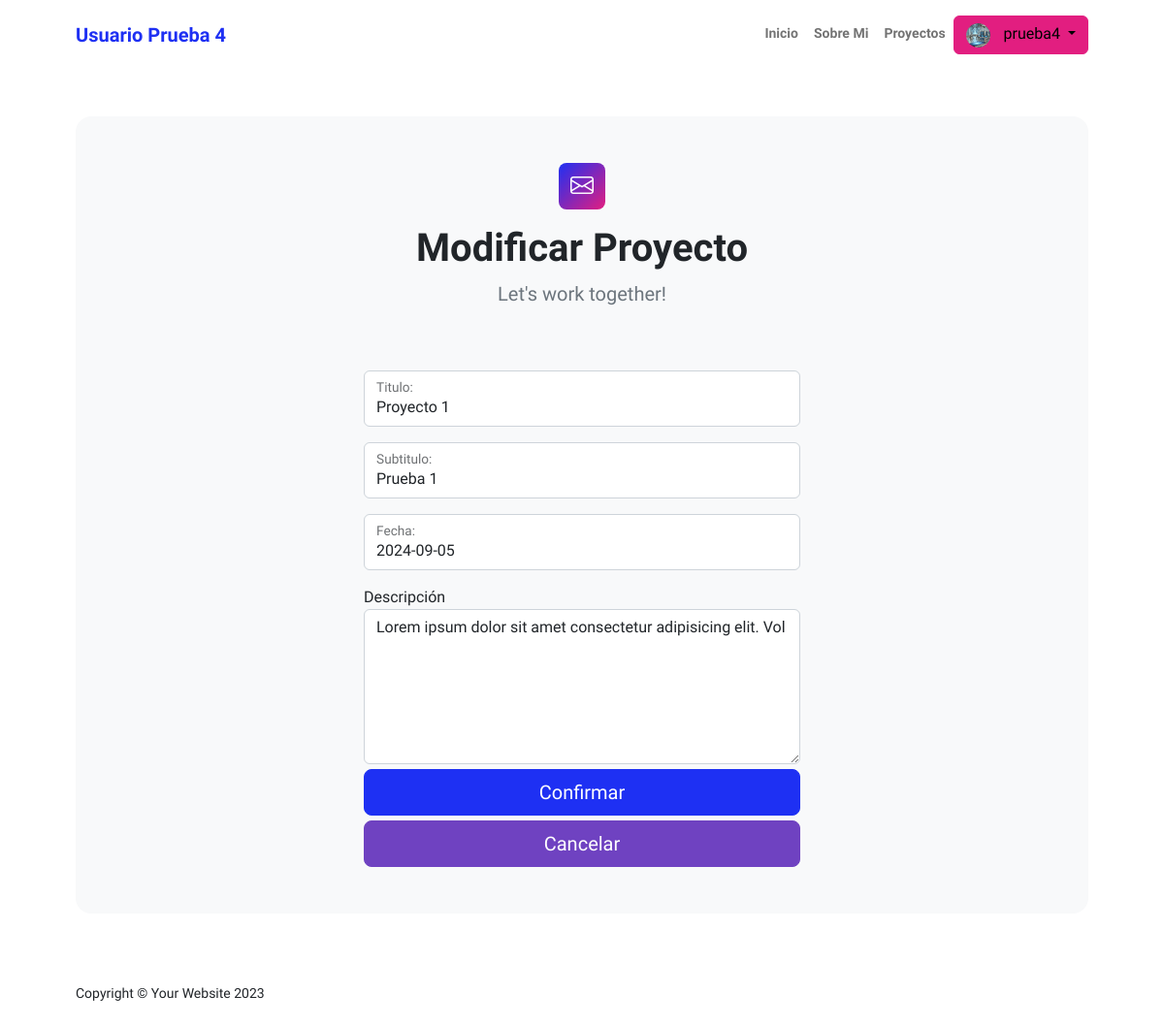
/modificar_proyecto/2/ (signed in), run on the app's committed database.
### Users/models.py (models this page shows, shortened)
class Imagen(models.Model):
    user = models.OneToOneField(User, on_delete=models.CASCADE)
    imagen = models.ImageField(upload_to='imagenes', null=True, blank = True)

### AppPrincipal/models.py (models this page shows, shortened)
class Proyecto (models.Model):
    titulo = models.CharField(max_length=40)
    subtitulo = models.CharField(max_length=40)
    descripcion = models.CharField(max_length=2000)
    fecha = models.DateField()
    imagen = models.ForeignKey('ImagenProyecto', on_delete=models.SET_NULL, null=True, blank=True, related_name='proyectos')
    autor = models.ForeignKey(Usuario, on_delete=models.CASCADE)

### AppPrincipal/views.py (the view, shortened to what this page needs)
# urls.py: path('modificar_proyecto/<int:id>/', views.ProyectoUpdateView.as_view(), name='modificarProyecto'),
class ProyectoUpdateView(LoginRequiredMixin, UpdateView):
    model = Proyecto
    fields = ['titulo', 'subtitulo', 'fecha', 'descripcion']
    template_name = 'appprincipal/modificarProyecto.html'
    context_object_name = 'proyecto'
    pk_url_kwarg = 'id'

### AppPrincipal/templatetags/form_filters1.py (called while the page is built)
@register.filter
def add_class(value, css_class):
    return value.as_widget(attrs={"class": css_class})

### AppPrincipal/templates/appprincipal/modificarProyecto.html (shortened to what this page needs)
{% extends "appprincipal/index.html" %}
{% load static %}
{% load form_filters1 %}
    {% block contenidoQueCambia %}
    <section class="py-5">
        <div class="container px-5">
            <div class="bg-light rounded-4 py-5 px-4 px-md-5">
                <div class="text-center mb-5">
                    <div class="feature bg-primary bg-gradient-primary-to-secondary text-white rounded-3 mb-3"><i class="bi bi-envelope"></i></div>
                    <h1 class="fw-bolder">Modificar Proyecto</h1>
                    <p class="lead fw-normal text-muted mb-0">Let's work together!</p>
                </div>
                <div class="row gx-5 justify-content-center">
                    <div class="col-lg-8 col-xl-6">
                        <form id="contactForm" data-sb-form-api-token="API_TOKEN" method="POST" action="{% url 'modificarProyecto' proyecto.id%}" enctype="multipart/form-data">
                            <div class="form-floating mb-3">
                                {{ form.titulo|add_class:"form-control"}}
                                {{ form.titulo.label_tag }}
                            </div>
                            <div class="form-floating mb-3">
                                {{ form.subtitulo|add_class:"form-control" }}
                                {{ form.subtitulo.label_tag }}
                            </div>
                            <div class="form-floating mb-3">
                                {{ form.fecha|add_class:"form-control" }}
                                {{ form.fecha.label_tag }}
                            </div>
                            <div class="form-group">
                                <label for="{{ form.descripcion.id_for_label }}">Descripción</label>
                                <textarea name="{{ form.descripcion.name }}" id="{{ form.descripcion.id_for_label }}"
                                        class="form-control" style="height: 10rem;">{{ form.descripcion.value }}</textarea>
                            </div>
                            <div class="d-grid"><button class="btn btn-primary btn-lg" id="submitButton" type="submit" style="margin-top: 5px;">Confirmar</button></div>
                            <div class="d-grid"><a href="{% url 'proyectos' %}" class="btn btn-primary btn-lg" id="submitButton" type="submit" style="margin-top: 5px; background-color: #6f42c1; border-color: #6f42c1;">Cancelar</a></div>
                        </form>
                    </div>
                </div>
            </div>
        </div>
    </section>
    {% endblock %}

### AppPrincipal/templates/appprincipal/index.html (shortened to what this page needs)
{% load static %}
<!DOCTYPE html>
<html lang="en">
    <head>
        <link href="https://cdn.jsdelivr.net/npm/bootstrap-icons@1.8.1/font/bootstrap-icons.css" rel="stylesheet" />
        <link href="{% static 'appprincipal/css/styles.css' %}" rel="stylesheet" />
    </head>
    <body class="d-flex flex-column h-100">
        <main class="flex-shrink-0">
            <nav class="navbar navbar-expand-lg navbar-light bg-white py-3">
                <div class="container px-5">
                    {% if request.user.is_authenticated %}
                    <a class="navbar-brand" href="{%url 'inicio'%}"><span class="fw-bolder text-primary">{{request.user.first_name}}</span></a>
                    {% else %}
                    <a class="navbar-brand" href="{%url 'inicio'%}"><span class="fw-bolder text-primary">Proyecto</span></a>
                    {% endif %}
                    <div class="collapse navbar-collapse" id="navbarSupportedContent">
                        <ul class="navbar-nav ms-auto mb-2 mb-lg-0 small fw-bolder">
                            <li class="nav-item"><a class="nav-link" href="{%url 'inicio'%}">Inicio</a></li>
                            <li class="nav-item"><a class="nav-link" href="{%url 'sobremi'%}">Sobre Mi</a></li>
                            <li class="nav-item"><a class="nav-link" href="{%url 'proyectos'%}">Proyectos</a></li>
                            {% if request.user.is_authenticated %}
                            <div class="dropdown">
                                <button class="btn btn-secondary dropdown-toggle" type="button" id="dropdownMenuButton1" data-bs-toggle="dropdown" aria-expanded="false">
                                    {% if request.user.imagen.imagen.url %}
                                    <img src="{{request.user.imagen.imagen.url}}" alt="" style="height: 25px; width: 25px; border-radius: 50%; margin-right: 10px;">
                                    {% endif %}
                                    {{ request.user.username }}
                                </button>
                            </div>
                            {% endif %}
                        </ul>
                    </div>
                </div>
            </nav>
            {% block contenidoQueCambia %}{% endblock %}
        </main>
        <footer class="bg-white py-4 mt-auto">
            <div class="container px-5">
                <div class="row align-items-center justify-content-between flex-column flex-sm-row">
                    <div class="col-auto"><div class="small m-0">Copyright &copy; Your Website 2023</div></div>
                </div>
            </div>
        </footer>
    </body>
</html>

### data on the page
Proyecto: titulo "Proyecto 1", subtitulo "Prueba 1", fecha "2024-09-05", descripcion "Lorem ipsum dolor sit amet consectetur adipisicing elit. Vol"

### other printed values
{{ request.user.first_name }} "Usuario Prueba 4"
{{ request.user.username }} "prueba4"
